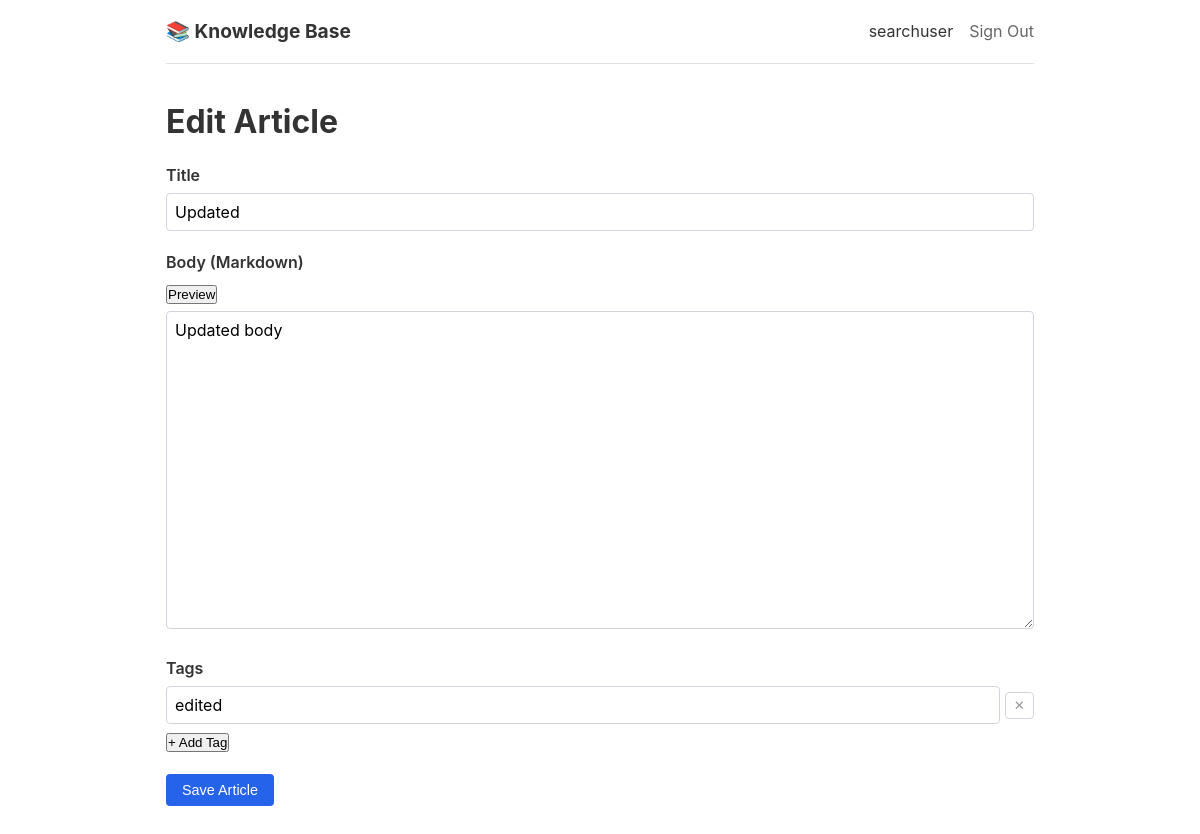
Screenshot of /articles/1/edit (signed in) with the database file from the repository.
### app/models/user.py (models this page shows)
class User(Base):
    __tablename__ = "users"
    id: Mapped[int] = mapped_column(primary_key=True, autoincrement=True)
    name: Mapped[str] = mapped_column(String(100), unique=True, nullable=False)
    created_at: Mapped[datetime] = mapped_column(
        default=lambda: datetime.now(timezone.utc)
    )
    articles = relationship("Article", back_populates="author")
    edits = relationship("EditLog", back_populates="editor")

### app/models/article.py (models this page shows)
class Article(Base):
    __tablename__ = "articles"
    id: Mapped[int] = mapped_column(primary_key=True, autoincrement=True)
    title: Mapped[str] = mapped_column(String(200), nullable=False)
    body: Mapped[str] = mapped_column(Text, nullable=False)
    author_id: Mapped[int] = mapped_column(ForeignKey("users.id"), nullable=False)
    is_stale: Mapped[bool] = mapped_column(default=False)
    created_at: Mapped[datetime] = mapped_column(
        default=lambda: datetime.now(timezone.utc)
    )
    updated_at: Mapped[datetime] = mapped_column(
        default=lambda: datetime.now(timezone.utc),
        onupdate=lambda: datetime.now(timezone.utc),
    )
    author = relationship("User", back_populates="articles")
    tags = relationship("Tag", secondary=article_tag, lazy="selectin")
    edit_logs = relationship(
        "EditLog", back_populates="article", order_by="EditLog.edited_at.desc()"
    )

### app/models/tag.py (models this page shows)
class Tag(Base):
    __tablename__ = "tags"
    id: Mapped[int] = mapped_column(primary_key=True, autoincrement=True)
    name: Mapped[str] = mapped_column(String(50), unique=True, nullable=False)

### app/routes/articles.py (the view)
@router.get("/articles/{article_id}/edit", name="article_edit")
def get_edit_form(
    request: Request,
    article_id: int,
    user=Depends(require_auth),
    db: Session = Depends(get_db),
):
    article = get_article(db, article_id)
    if article is None:
        return HTMLResponse("Article not found", status_code=404)
    tag_values = [t.name for t in article.tags] or [""]
    return templates.TemplateResponse(
        request,
        "articles/form.html",
        context={
            "user": user,
            "article": article,
            "errors": {},
            "title_value": article.title,
            "body_value": article.body,
            "tag_values": tag_values,
        },
    )

### app/templates/articles/form.html (shortened to what this page needs)
{% extends "base.html" %}
{% block content %}
<h1>{% if article %}Edit Article{% else %}New Article{% endif %}</h1>
<form
    method="post"
    action="{% if article %}/articles/{{ article.id }}/edit{% else %}/articles{% endif %}"
    data-testid="article-form"
>
    <div class="form-group">
        <label for="title">Title</label>
        <input
            type="text"
            id="title"
            name="title"
            maxlength="200"
            value="{{ title_value | default('', true) }}"
            required
            data-testid="article-title-input"
        >
    </div>
    <div class="form-group">
        <label for="body">Body (Markdown)</label>
        <div class="editor-controls">
            <button
                type="button"
                id="preview-btn"
                onclick="togglePreview()"
                data-testid="preview-toggle-button"
            >Preview</button>
        </div>
        <textarea
            id="body"
            name="body"
            rows="15"
            maxlength="50000"
            required
            data-testid="article-body-input"
        >{{ body_value | default('', true) }}</textarea>
    </div>
    <div class="form-group">
        <label>Tags</label>
        <div id="tag-fields" data-testid="tag-fields">
            {% for tag_val in tag_values %}
                <div class="tag-field">
                    <input
                        type="text"
                        name="tags"
                        maxlength="50"
                        value="{{ tag_val }}"
                        placeholder="Tag name"
                        data-testid="tag-input"
                    >
                    <button type="button" onclick="this.parentElement.remove()" class="remove-tag" data-testid="remove-tag-button">✕</button>
                </div>
            {% endfor %}
        </div>
        <button
            type="button"
            hx-get="/articles/tag-field"
            hx-target="#tag-fields"
            hx-swap="beforeend"
            data-testid="add-tag-button"
        >+ Add Tag</button>
    </div>
    <button type="submit" class="btn" data-testid="save-article-button">Save Article</button>
</form>
{% endblock %}

### app/templates/base.html (shortened to what this page needs)
<!DOCTYPE html>
<html lang="en">
<head>
    <link rel="stylesheet" href="/static/style.css">
</head>
<body>
    <nav data-testid="main-nav">
        <div class="nav-brand">
            <a href="/" data-testid="nav-home-link">📚 Knowledge Base</a>
        </div>
        <div class="nav-links">
            {% if request.session.get("user_id") %}
                <span data-testid="nav-user-name">{{ request.session.get("user_name", "") }}</span>
                <a href="/signout" data-testid="nav-signout-link">Sign Out</a>
            {% else %}
                <a href="/signin" data-testid="nav-signin-link">Sign In</a>
            {% endif %}
        </div>
    </nav>
    <main>
        {% block content %}{% endblock %}
    </main>
</body>
</html>

### app/static/style.css (style rules this page uses)
* { margin: 0; padding: 0; box-sizing: border-box; }
body { font-family: -apple-system, BlinkMacSystemFont, "Segoe UI", Roboto, sans-serif; line-height: 1.6; color: #333; max-width: 900px; margin: 0 auto; padding: 0 1rem; }
nav { display: flex; justify-content: space-between; align-items: center; padding: 1rem 0; border-bottom: 1px solid #e0e0e0; margin-bottom: 2rem; }
.nav-brand a { font-size: 1.2rem; font-weight: bold; text-decoration: none; color: #333; }
.nav-links { display: flex; gap: 1rem; align-items: center; }
.nav-links a { color: #666; text-decoration: none; }
main { padding-bottom: 3rem; }
h1 { margin-bottom: 1rem; }
.btn { display: inline-block; padding: 0.5rem 1rem; background: #2563eb; color: #fff; text-decoration: none; border-radius: 4px; border: none; cursor: pointer; font-size: 0.9rem; }
.form-group { margin-bottom: 1.2rem; }
.form-group label { display: block; font-weight: 600; margin-bottom: 0.3rem; }
.form-group input[type="text"], .form-group textarea { width: 100%; padding: 0.5rem; border: 1px solid #d1d5db; border-radius: 4px; font-size: 1rem; font-family: inherit; }
.form-group textarea { resize: vertical; }
.editor-controls { margin-bottom: 0.3rem; }
.tag-field { display: flex; gap: 0.3rem; margin-bottom: 0.3rem; align-items: center; }
.tag-field input { flex: 1; }
.remove-tag { background: none; border: 1px solid #d1d5db; border-radius: 4px; cursor: pointer; padding: 0.3rem 0.5rem; color: #999; }

### rows the page displays
User: session.get "searchuser"
Article: title "Updated", body "Updated body"
Tag: tags "edited"
